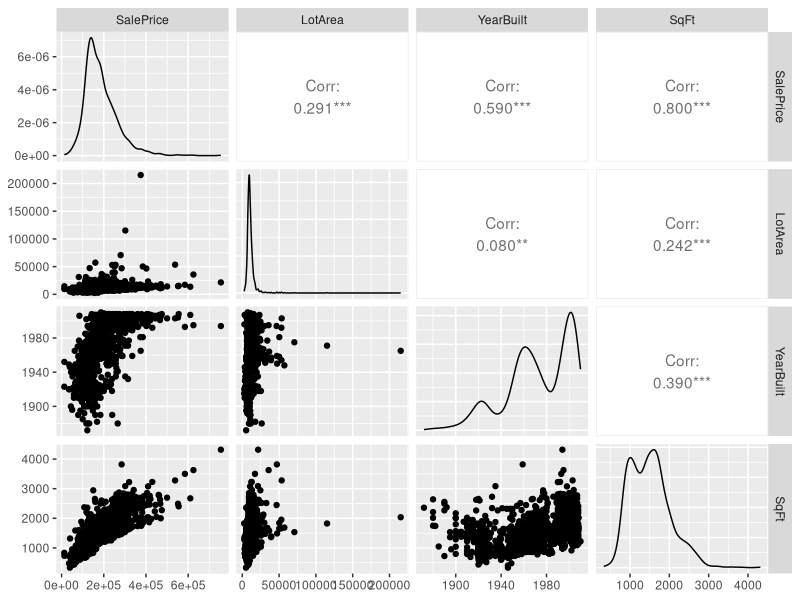
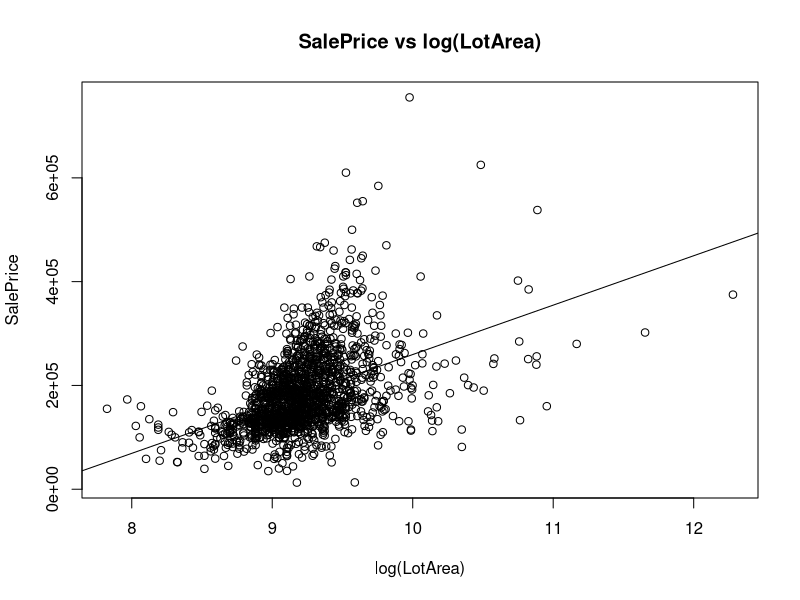
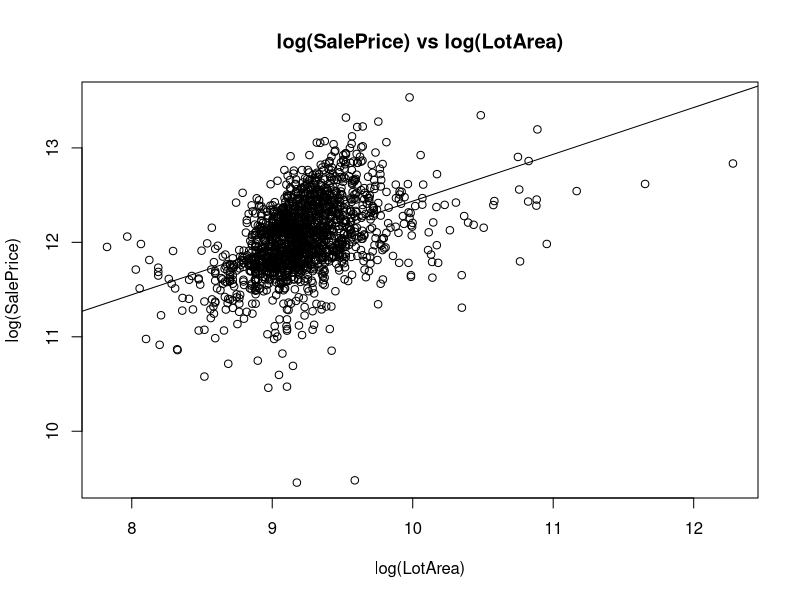
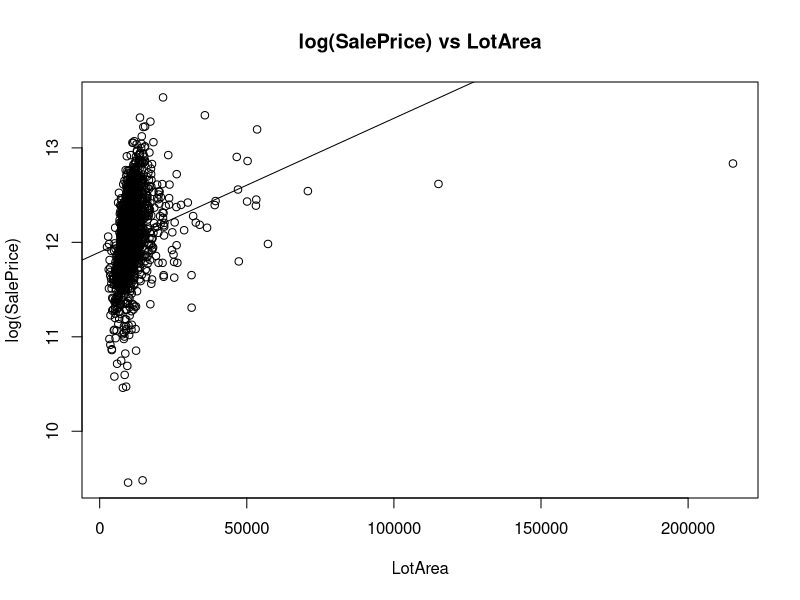
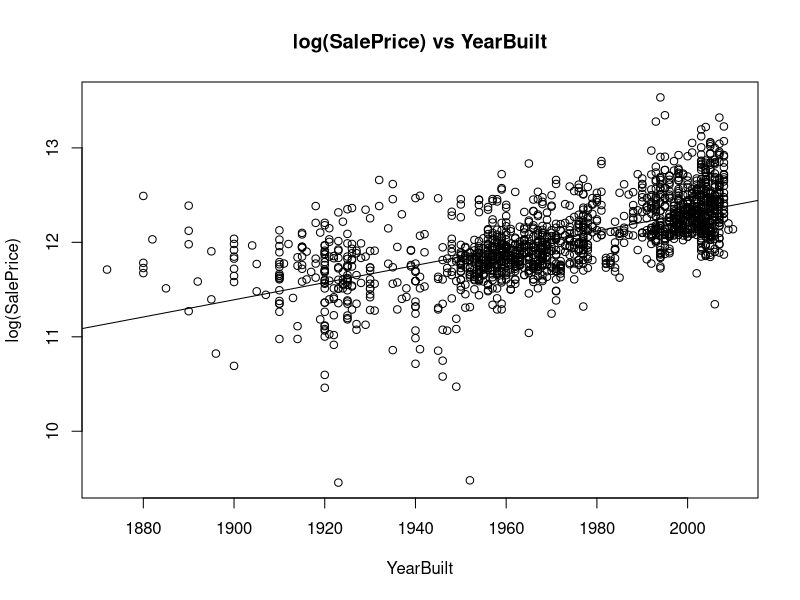

Reproduce these figures in R, in order.
## ---- chunk 1
knitr::opts_chunk$set(echo = TRUE)
## ---- chunk 2
realEst_data = read.csv("ames_housing_data_PROJECT2018.csv")
library(tidyverse)
glimpse(data)
## ---- chunk 3
library(car)
library(GGally)
ggpairs(data = realEst_data, columns = c ("SalePrice","LotArea","YearBuilt","SqFt"))
## ---- chunk 4
## SalePrice vs LotArea

# take log of only LotArea
plot(log(realEst_data$LotArea),realEst_data$SalePrice,xlab = "log(LotArea)",ylab = "SalePrice",main = "SalePrice vs log(LotArea)")
lm1_1 = lm(SalePrice~log(LotArea),data = realEst_data)
abline(lm1_1)
summary(lm1_1)

# take log of both
plot(log(realEst_data$LotArea),log(realEst_data$SalePrice),xlab = "log(LotArea)",ylab = "log(SalePrice)",main = "log(SalePrice) vs log(LotArea)")
lm1_2 = lm(log(SalePrice)~log(LotArea),data = realEst_data)
abline(lm1_2)
summary(lm1_2)

# take log of only SalePrice
plot(realEst_data$LotArea,log(realEst_data$SalePrice),xlab = "LotArea",ylab = "log(SalePrice)",main = "log(SalePrice) vs LotArea")
lm1_3 = lm(log(SalePrice)~LotArea,data = realEst_data)
abline(lm1_3)
summary(lm1_3)

## ---- chunk 5
## SalePrice vs YearBuilt

# take log of only SalePrice
plot(realEst_data$YearBuilt,log(realEst_data$SalePrice),xlab = "YearBuilt",ylab = "log(SalePrice)",main = "log(SalePrice) vs YearBuilt")
lm2_1 = lm(log(SalePrice)~YearBuilt,data = realEst_data)
abline(lm2_1)
summary(lm2_1)
